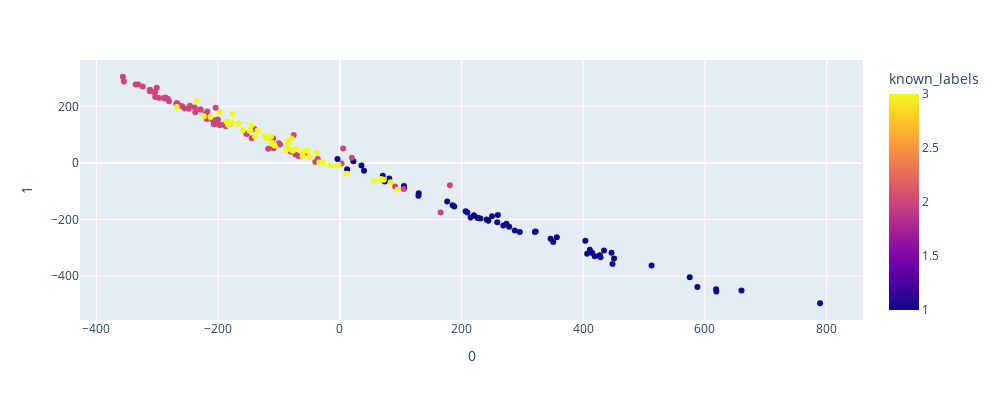

This figure's notebook cell:
### Code cell
fig = px.scatter(df_wn_ft_transformed_cc, 
                 x = 0, 
                 y = 1,
                 color = 'known_labels',
                 height = 400,
                 width = 1000
                )

fig.show()

### Figure 1 — Plotly figure (JSON) as saved in the notebook; plotly's stock layout.template omitted (floating-point values rounded to 4 significant figures; data arrays with more than 128 entries replaced by an {"elided": "..."} marker saying what was removed)
{"data": [{"hovertemplate": "0=%{x}<br>1=%{y}<br>known_labels=%{marker.color}<extra></extra>", "legendgroup": "", "marker": {"color": {"elided": "178 int values"}, "coloraxis": "coloraxis", "symbol": "circle"}, "mode": "markers", "name": "", "orientation": "v", "showlegend": false, "type": "scatter", "x": {"elided": "178 float values"}, "xaxis": "x", "y": {"elided": "178 float values"}, "yaxis": "y"}], "layout": {"coloraxis": {"colorbar": {"title": {"text": "known_labels"}}, "colorscale": [[0, "#0d0887"], [0.1111, "#46039f"], [0.2222, "#7201a8"], [0.3333, "#9c179e"], [0.4444, "#bd3786"], [0.5556, "#d8576b"], [0.6667, "#ed7953"], [0.7778, "#fb9f3a"], [0.8889, "#fdca26"], [1, "#f0f921"]]}, "height": 400, "legend": {"tracegroupgap": 0}, "margin": {"t": 60}, "width": 1000, "xaxis": {"anchor": "y", "autorange": true, "domain": [0, 1], "range": [-426.9, 859.8], "title": {"text": "0"}, "type": "linear"}, "yaxis": {"anchor": "x", "autorange": true, "domain": [0, 1], "range": [-555.8, 363.9], "title": {"text": "1"}, "type": "linear"}}}
